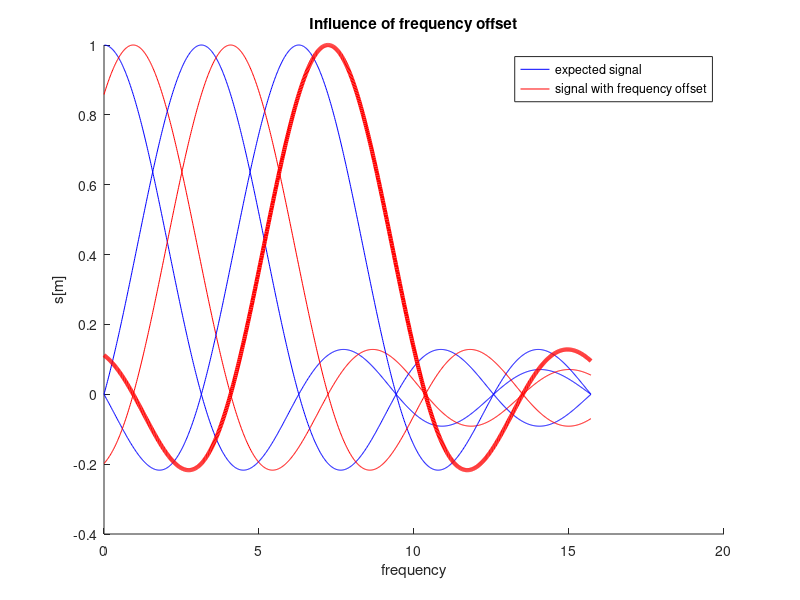

The MATLAB source for this figure:
K = pi;
x = linspace(0,5, 1000)*K;
y = x-0.3*pi;
X = [0  1  2]*K;
Y = X-0.3*pi;

figure; hold on;
title('Influence of frequency offset');
plot(x , sin(x)./x , 'b', x , sin(y)./y, 'r', ...
            x , sin(x-pi)./(x-pi) , 'b' , x , sin(x-2*pi)./(x-2*pi),'b' , ...
            x , sin(y-pi)./(y-pi) , 'r' , x , sin(y-2*pi)./(y-2*pi),'r' , ...
            'LineWidth' , 3 );
legend('expected signal' , 'signal with frequency offset');
xlabel('frequency');
ylabel('s[m]');
hold off;